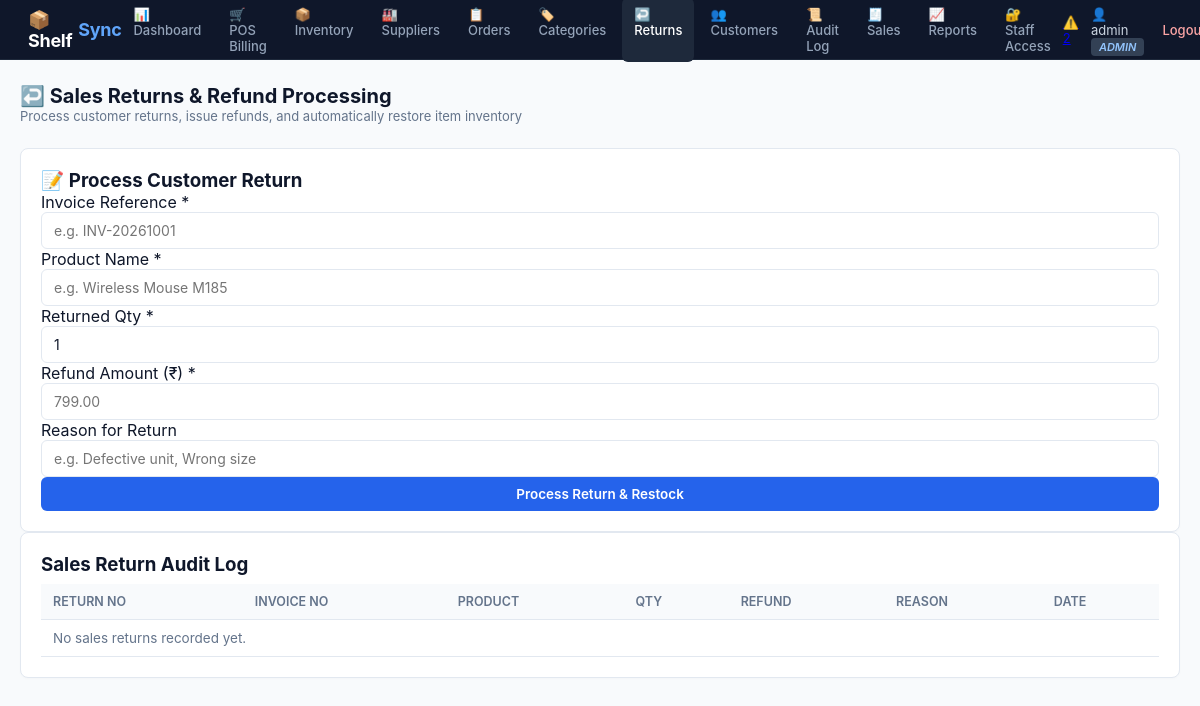
Page /returns (signed in) on the earlier database version.
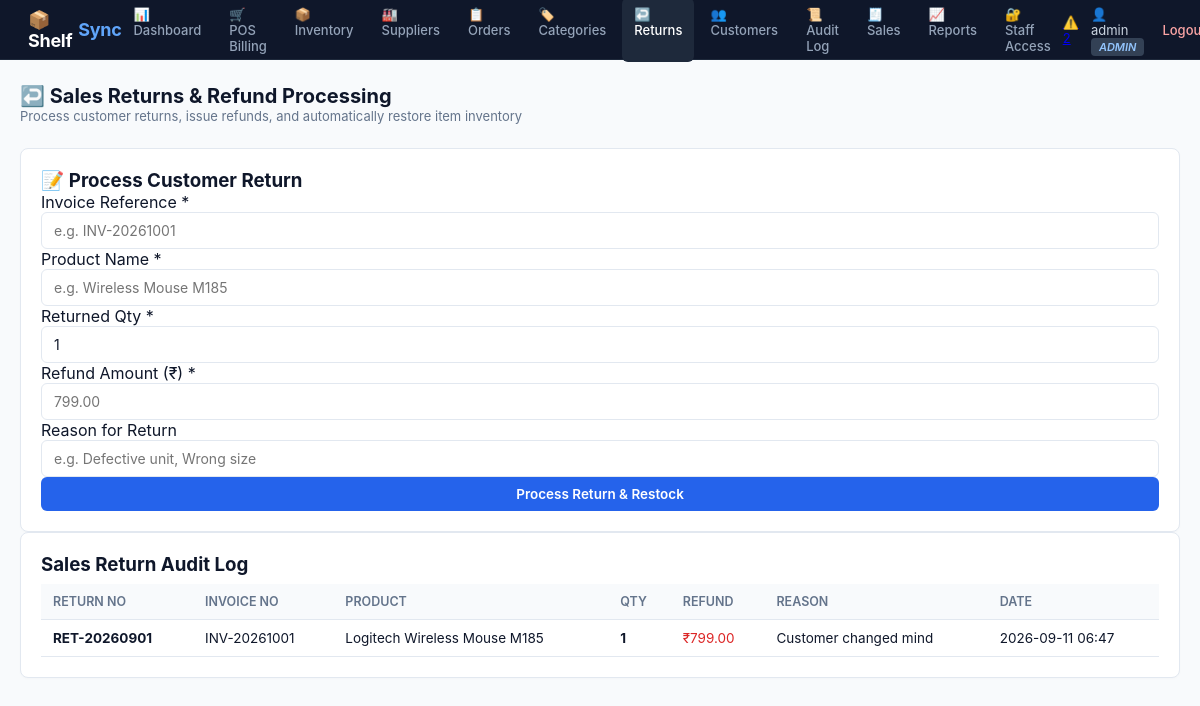
Same page on the later database version.
### app.py (models this page shows)
class SalesReturn(db.Model):
    __tablename__ = "sales_returns"
    id = db.Column(db.Integer, primary_key=True)
    return_number = db.Column(db.String(50), unique=True, nullable=False)
    invoice_number = db.Column(db.String(50), nullable=False)
    product_name = db.Column(db.String(150), nullable=False)
    quantity = db.Column(db.Integer, nullable=False)
    refund_amount = db.Column(db.Float, nullable=False)
    reason = db.Column(db.String(255))
    created_at = db.Column(db.DateTime, default=datetime.utcnow)

### app.py (the view, shortened to what this page needs)
@app.route("/returns", methods=["GET", "POST"])
@login_required
def sales_returns():
    returns_list = SalesReturn.query.order_by(SalesReturn.created_at.desc()).all()
    invoices = Invoice.query.order_by(Invoice.created_at.desc()).limit(50).all()
    return render_template("returns.html", returns=returns_list, invoices=invoices)

### app.py (called while the page is built)
def login_required(view_func):
    from functools import wraps
    @wraps(view_func)
    def wrapped(*args, **kwargs):
        if "user_id" not in session:
            flash("Please log in to access ShelfSync.", "error")
            return redirect(url_for("login"))
        return view_func(*args, **kwargs)
    return wrapped

@app.context_processor
def inject_user():
    low_count = Product.query.filter(Product.quantity <= Product.min_stock).count()
    return {
        "current_username": session.get("username"),
        "current_role": session.get("role"),
        "critical_alert_count": low_count
    }

### templates/returns.html (shortened to what this page needs)
{% extends "base.html" %}
{% block content %}
<div class="page-header flex-between">
    <div>
        <h2>↩️ Sales Returns & Refund Processing</h2>
        <p class="text-muted" style="font-size: 13px;">Process customer returns, issue refunds, and automatically restore item inventory</p>
    </div>
</div>
<div class="user-management-grid">
    <div class="form-card">
        <h3>📝 Process Customer Return</h3>
        <form method="POST" action="{{ url_for('sales_returns') }}">
            <div class="form-group">
                <label for="invoice_number">Invoice Reference *</label>
                <input type="text" id="invoice_number" name="invoice_number" required class="form-control" placeholder="e.g. INV-20261001">
            </div>
            <div class="form-group">
                <label for="product_name">Product Name *</label>
                <input type="text" id="product_name" name="product_name" required class="form-control" placeholder="e.g. Wireless Mouse M185">
            </div>
            <div class="form-row">
                <div class="form-group half">
                    <label for="quantity">Returned Qty *</label>
                    <input type="number" id="quantity" name="quantity" min="1" value="1" required class="form-control">
                </div>
                <div class="form-group half">
                    <label for="refund_amount">Refund Amount (₹) *</label>
                    <input type="number" step="0.01" id="refund_amount" name="refund_amount" required class="form-control" placeholder="799.00">
                </div>
            </div>
            <div class="form-group">
                <label for="reason">Reason for Return</label>
                <input type="text" id="reason" name="reason" class="form-control" placeholder="e.g. Defective unit, Wrong size">
            </div>
            <button type="submit" class="btn btn-primary btn-block">Process Return & Restock</button>
        </form>
    </div>
    <div class="table-card">
        <h3>Sales Return Audit Log</h3>
        <table class="data-table">
            <thead>
                <tr>
                    <th>Return No</th>
                    <th>Invoice No</th>
                    <th>Product</th>
                    <th>Qty</th>
                    <th>Refund</th>
                    <th>Reason</th>
                    <th>Date</th>
                </tr>
            </thead>
            <tbody>
                {% for r in returns %}
                <tr>
                    <td><strong>{{ r.return_number }}</strong></td>
                    <td>{{ r.invoice_number }}</td>
                    <td>{{ r.product_name }}</td>
                    <td><strong>{{ r.quantity }}</strong></td>
                    <td class="text-danger">₹{{ "%.2f"|format(r.refund_amount) }}</td>
                    <td>{{ r.reason or '-' }}</td>
                    <td>{{ r.created_at.strftime('%Y-%m-%d %H:%M') }}</td>
                </tr>
                {% else %}
                <tr><td colspan="7" class="text-center text-muted">No sales returns recorded yet.</td></tr>
                {% endfor %}
            </tbody>
        </table>
    </div>
</div>
{% endblock %}

Differences in the rows shown:
added SalesReturn: return_number "RET-20260901", invoice_number "INV-20261001", product_name "Logitech Wireless Mouse M185", quantity "1", refund_amount "799.00", reason "Customer changed mind", created_at "2026-09-11 06:47"
Other differences:
text no longer shown: "No sales returns recorded yet."
